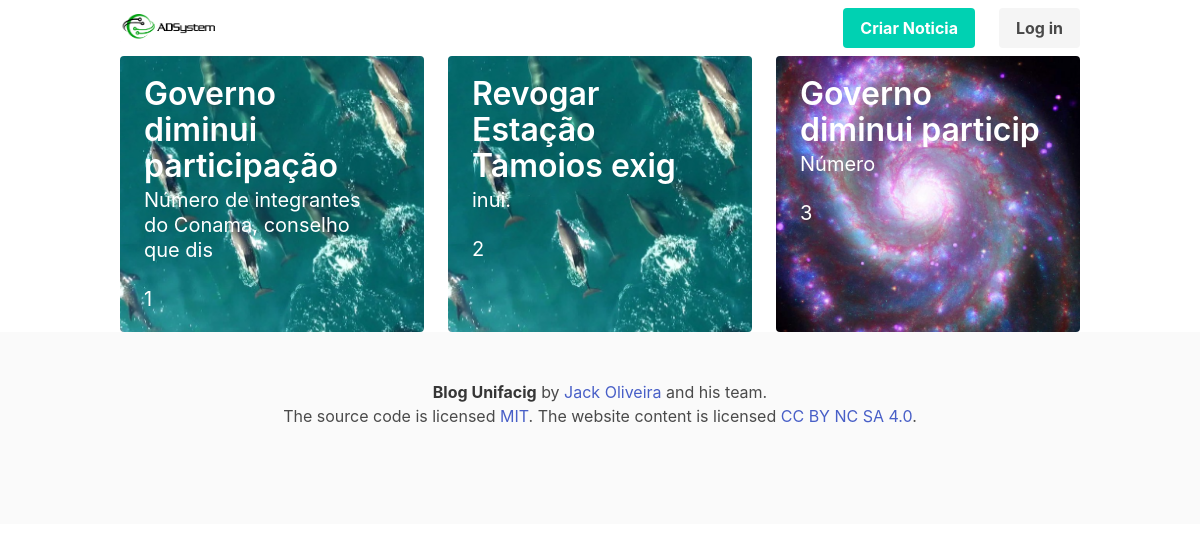
The page / on the database its author committed.
### tables this page shows
CREATE TABLE `noticia` (
  `id` int(8) NOT NULL PRIMARY KEY auto_increment,
  `usuario_id` int(8) NOT NULL,
  FOREIGN KEY (usuario_id) REFERENCES usuario(id),
  `titulo` varchar(200) NOT NULL,
  `texto` varchar(1000) NOT NULL,
  `foto` varchar(200) NOT NULL,
  `publicado_em` varchar(200) NOT NULL,
  `status` varchar(200) NOT NULL
);

### model/noticia.php (called while the page is built, shortened)
<?php
class Noticia {
  public function __construct(){
    $this->pdo = new PDO("mysql:host=localhost;dbname=blog_grupo3", "root", "", array(PDO::MYSQL_ATTR_INIT_COMMAND => "SET NAMES utf8"));
  }
  public function listar(){
      $query = "SELECT * FROM noticia;";
			$query = $this->pdo->query($query);
			if($query->rowCount() > 0){
				return $query -> fetchAll();
			} else {
				return array();
			}
  }
}
?>

### public/index.php (the view, shortened to what this page needs)
<!DOCTYPE html>
<html lang="pt-BR">
<head>
  <link rel="stylesheet" href="https://cdnjs.cloudflare.com/ajax/libs/bulma/0.7.5/css/bulma.css" />
  <link rel="stylesheet" href="css/style.css" />
</head>
<body>
  <?php include '../model/noticia.php' ?>
  <?php include 'shared/navbar.php' ?>
    <div class="container" id="noticias">
        <?php
          $noticia = new Noticia();
          $noticias = $noticia->listar();
          $counter = 1;
          foreach ($noticias as $item) {
            if ($counter == 1) { echo "<div class='tile is-ancestor'>"; }
              echo "<div class='tile is-parent'>";
                echo "<article class='tile is-child notification noticia' style='background-image: url(\"".$item['foto']."\");'>";
                  echo "<div>";
                  echo "<p class='title'><a href='noticia.php?id=", base64_encode($item['id']) ,"'>".substr($item['titulo'], 0, 30)."</a></p>";
                  echo "<p class='subtitle'>".substr($item['texto'], 0, 50)."</p>";
                  echo "<p class='subtitle'>".$item['usuario_id']."</p>";
                  echo "</div>";
                echo "</article>";
              echo "</div>";
              if ($counter % 4 == 0) { echo "</div>"; $counter = 1;} else { $counter++; }
          }
            ?>
          </div>
      </div>
  <?php include 'shared/footer.php' ?>
</body>
</html>

### public/shared/navbar.php (shortened to what this page needs)
<nav class="navbar" role="navigation" aria-label="main navigation">
  <div class="container">
    <div class="navbar-brand">
      <a class="navbar-item" href="index.php">
        <img src="images/adsystems.png">
      </a>
    </div>
    <div class="navbar-menu">
      <div class="navbar-end">
        <div class="navbar-item">
          <div class="buttons">
            <a class="button is-primary" href="criar_noticia.php">
              <strong>Criar Noticia</strong>
            </a>
          </div>
        </div>
        <div class="navbar-item">
          <div class="buttons">
              <strong><?php
                if (isset($_SESSION['login']) == true) {
                  echo "<form action=\"../config/session_destroy.php\"><button class=\"button is-light\" type=\"submit\">Log out</button></form>";
                } else {
                  echo "<a class=\"button is-light\" href=\"login.php\">Log in</a>";
                }
              ?>
              </strong>
          </div>
        </div>
      </div>
    </div>
  </div>
</nav>

### public/shared/footer.php
<footer class="footer">
  <div class="content has-text-centered">
    <p>
      <strong>Blog Unifacig</strong> by <a href="https://github.com/jackoliveira" target="_blank">Jack Oliveira</a> and his team.<br> The source code is licensed
      <a href="http://opensource.org/licenses/mit-license.php" target="_blank">MIT</a>. The website content
      is licensed <a href="http://creativecommons.org/licenses/by-nc-sa/4.0/" target="_blank">CC BY NC SA 4.0</a>.
    </p>
  </div>
</footer>

### public/index.php (style rules this page uses)
.noticia { background-repeat: no-repeat; background-size: cover; background-position: center; }
.title { color: white !important; }
.title a { text-decoration: none !important;; }
.subtitle { color: white !important; }

### rows shown on the page
noticia: foto (picture), titulo "Governo diminui participação", texto "Número de integrantes do Conama, conselho que dis", usuario "1"
noticia: foto (picture), titulo "Revogar Estação Tamoios exig", texto "inui.", usuario "2"
noticia: foto (picture), titulo "Governo diminui particip", texto "Número", usuario "3"
